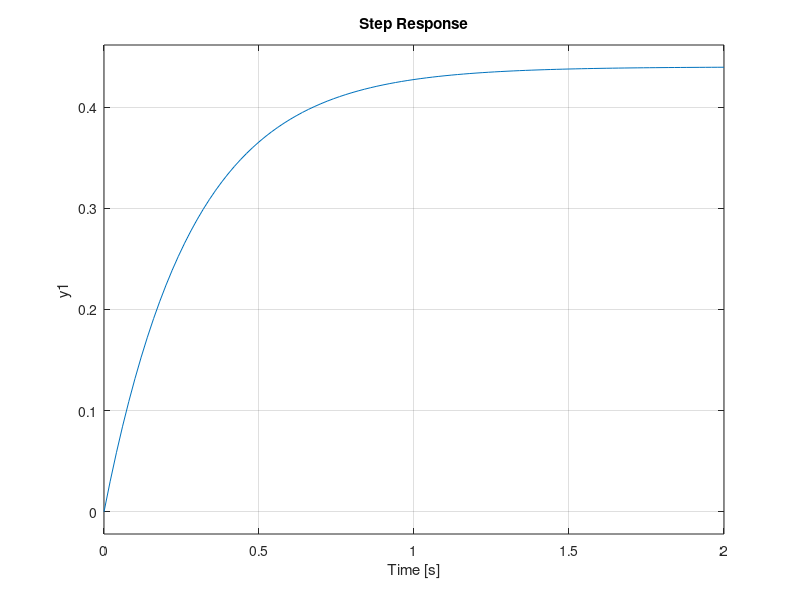

Source code (MATLAB):
clear;
 load('data');
%% 

kc = 0.2371;
pc = 0.1;
zc = 0.25;

Ktac = 0.25;
taum = 0.5015;
Kenc = 3.18;
Km = pi;

%% 

tempo = linspace(0, max(size(pos))*0.01, max(size(pos)))';
 
vel = [tempo vel];
 
pos = [tempo pos];
 
in = [tempo in];

%% 

tempo = linspace(0, max(size(vel))*0.01, max(size(vel)))';

pos=pos(2:end,:);

vel=vel(2:end,:);

in=in(2:end,:);

%% 

% Gma = tf(Km*Kenc,[taum 1 0]);

Gma = tf(Km*Ktac,[taum 1]);

Gmf = feedback(Gma,1);

step(Gmf);

Ts = 0.8*0.179;

% sisotool(Gma)
